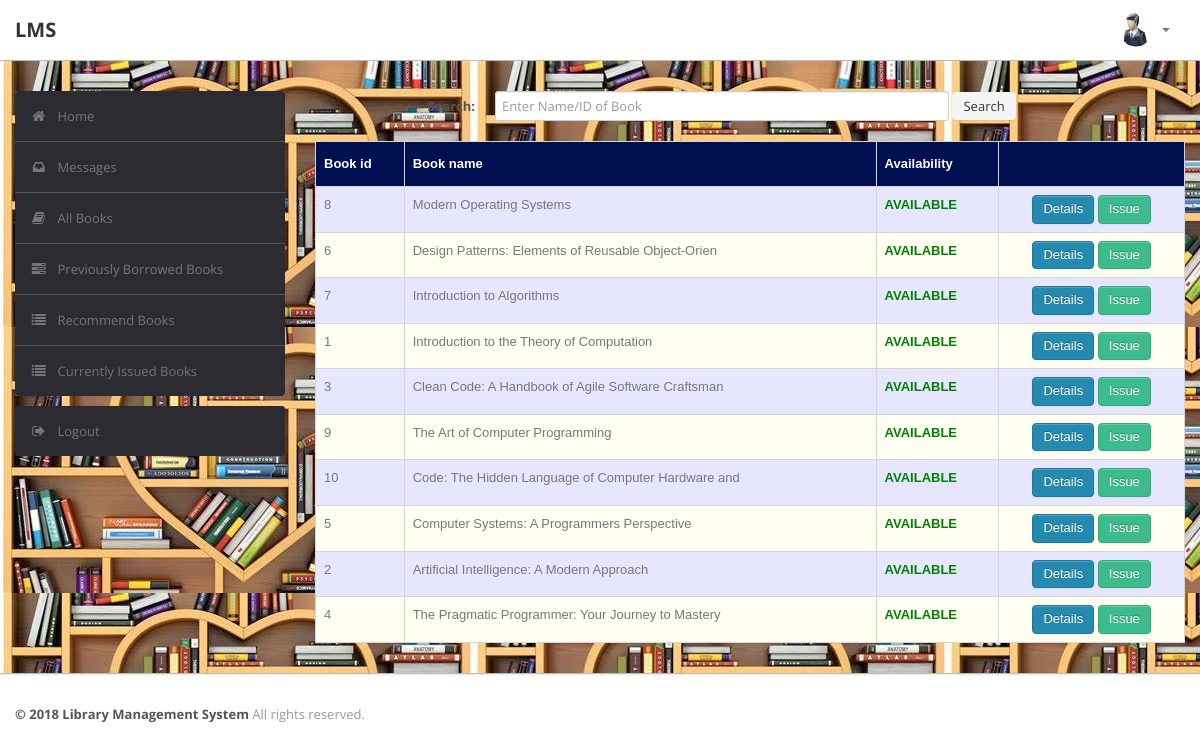
/student/book.php (signed in), run on the app's committed database.
### tables this page shows
CREATE TABLE `book` (
  `BookId` int(10) NOT NULL AUTO_INCREMENT,
  `Title` varchar(50) DEFAULT NULL,
  `Publisher` varchar(50) DEFAULT NULL,
  `Year` varchar(50) DEFAULT NULL,
  `Availability` int(5) DEFAULT NULL,
  PRIMARY KEY (`BookId`)
);

### student/book.php (the view, shortened to what this page needs)
<?php
require('dbconn.php');
?>
<?php
if ($_SESSION['RollNo']) {
    ?>
<!DOCTYPE html>
<html lang="en">
    <head>
        <link type="text/css" href="bootstrap/css/bootstrap.min.css" rel="stylesheet">
        <link type="text/css" href="bootstrap/css/bootstrap-responsive.min.css" rel="stylesheet">
        <link type="text/css" href="css/theme.css" rel="stylesheet">
        <link type="text/css" href="images/icons/css/font-awesome.css" rel="stylesheet">
    </head>
    <body>
        <div class="navbar navbar-fixed-top">
            <div class="navbar-inner">
                <div class="container">
                        <a class="brand" href="index.php">LMS </a>
                    <div class="nav-collapse collapse navbar-inverse-collapse">
                        <ul class="nav pull-right">
                            <li class="nav-user dropdown"><a href="#" class="dropdown-toggle" data-toggle="dropdown">
                                <img src="images/admin.png" class="nav-avatar" />
                                <b class="caret"></b></a>
                            </li>
                        </ul>
                    </div>
                </div>
            </div>
        </div>
        <div class="wrapper">
            <div class="container">
                <div class="row">
                    <div class="span3">
                        <div class="sidebar">
                            <ul class="widget widget-menu unstyled">
                                <li class="active"><a href="index.php"><i class="menu-icon icon-home"></i>Home
                                </a></li>
                                 <li><a href="message.php"><i class="menu-icon icon-inbox"></i>Messages</a>
                                </li>
                                <li><a href="book.php"><i class="menu-icon icon-book"></i>All Books </a></li>
                                <li><a href="history.php"><i class="menu-icon icon-tasks"></i>Previously Borrowed Books </a></li>
                                <li><a href="recommendations.php"><i class="menu-icon icon-list"></i>Recommend Books </a></li>
                                <li><a href="current.php"><i class="menu-icon icon-list"></i>Currently Issued Books </a></li>
                            </ul>
                            <ul class="widget widget-menu unstyled">
                                <li><a href="logout.php"><i class="menu-icon icon-signout"></i>Logout </a></li>
                            </ul>
                        </div>
                    </div>
                    <div class="span9">
                        <form class="form-horizontal row-fluid" action="book.php" method="post">
                                        <div class="control-group">
                                            <label class="control-label" for="Search"><b>Search:</b></label>
                                            <div class="controls">
                                                <input type="text" id="title" name="title" placeholder="Enter Name/ID of Book" class="span8" required>
                                                <button type="submit" name="submit"class="btn">Search</button>
                                            </div>
                                        </div>
                                    </form>
                                    <br>
                                    <?php
                                    if(isset($_POST['submit']))
                                        {$s=$_POST['title'];
                                            $sql="select * from LMS.book where BookId='$s' or Title like '%$s%'";
                                        }
                                    else
                                        $sql="select * from LMS.book order by Availability DESC";
                                    $result=$conn->query($sql);
                                    $rowcount=mysqli_num_rows($result);
                                    if(!($rowcount))
                                        echo "<br><center><h2><b><i>No Results</i></b></h2></center>";
                                    else
                                    {
                                    ?>
                        <table class="table" id = "tables">
                                  <thead>
                                    <tr>
                                      <th>Book id</th>
                                      <th>Book name</th>
                                      <th>Availability</th>
                                      <th></th>
                                    </tr>
                                  </thead>
                                  <tbody>
                                    <?php
                            while($row=$result->fetch_assoc())
                            {
                                $bookid=$row['BookId'];
                                $name=$row['Title'];
                                $avail=$row['Availability'];
                            ?>
                                    <tr>
                                      <td><?php echo $bookid ?></td>
                                      <td><?php echo $name ?></td>
                                      <td><b><?php
                                           if($avail > 0)
                                              echo "<font color=\"green\">AVAILABLE</font>";
                                            else
                                            	echo "<font color=\"red\">NOT AVAILABLE</font>";
                                                 ?>
                                                 </b></td>
                                      <td><center><a href="bookdetails.php?id=<?php echo $bookid; ?>" class="btn btn-primary">Details</a>
                                      	<?php
                                      	if($avail > 0)
                                      		echo "<a href=\"issue_request.php?id=".$bookid."\" class=\"btn btn-success\">Issue</a>";
                                        ?>
                                        </center></td>
                                    </tr>
                               <?php }} ?>
                               </tbody>
                                </table>
                            </div>
                </div>
                </div>
            </div>
<div class="footer">
            <div class="container">
                <b class="copyright">&copy; 2018 Library Management System </b>All rights reserved.
            </div>
        </div>
    </body>
</html>
<?php }
else {
    echo "<script type='text/javascript'>alert('Access Denied!!!')</script>";
} ?>

### student/css/theme.css (style rules this page uses)
#tables { font-family: "Trebuchet MS", Arial, Helvetica, sans-serif; border-collapse: collapse; width: 100%; }
#tables td, #tables th { border: 1px solid #ddd; padding: 8px; }
#tables tr:nth-child(even) { background-color: #fffff2; }
#tables tr:nth-child(odd) { background-color: #e6e6ff; }
#tables th { padding-top: 12px; padding-bottom: 12px; text-align: left; background-color: #000F50; color: white; }
body { font-size: 13px; font-family: 'Open Sans', Arial, sans-serif; background: #fff; color: #777 }
strong, b { color: #555 }
.wrapper { background: url(../images/bg.jpeg) #eee; border-bottom: 1px solid #bbb; -webkit-box-shadow: 0 1px 2px rgba(0,0,0,0.1); -moz-box-shadow: 0 1px 2px rgba(0,0,0,0.1); box-shadow: 0 1px 2px rgba(0,0,0,0.1); padding: 30px 0 }
.footer { color: #999; padding: 30px 0 60px }
form { margin: 0 }
select, textarea, input[type="text"], input[type="password"], input[type="datetime"], input[type="datetime-local"], input[type="date"], input[type="month"], input[type="time"], input[type="week"], input[type="number"], input[type="email"], input[type="url"], input[type="search"], input[type="tel"], input[type="color"], .uneditable-input, label, input, button, select, textarea { -webkit-border-radius: 3px; -moz-border-radius: 3px; border-radius: 3px; font-size: 13px; font-family: 'Open Sans', Tahoma, Arial, sans-serif }
body [class^="icon-"], body [class*=" icon-"] { font-size: 14px; line-height: 20px; height: 20px }
.form-horizontal .control-group, .form-vertical .control-group { margin-bottom: 0 }
.navbar { position: static!important; margin: 0!important }
.navbar .navbar-inner { background: #fff; border-bottom: 1px solid #bbb; -webkit-box-shadow: 0 1px 2px rgba(0,0,0,0.15); -moz-box-shadow: 0 1px 2px rgba(0,0,0,0.15); box-shadow: 0 1px 2px rgba(0,0,0,0.15) }
.navbar .brand { color: #333; font-weight: bold; font-size: 20px; margin-right: 20px; padding: 20px }
.navbar .nav>li>a { padding: 20px 15px; font-weight: bold; color: #777 }
.nav-user>a { height: 20px }
.nav-avatar { width: 34px; height: 34px; margin: -7px 5px 0 0; -webkit-border-radius: 50%; -moz-border-radius: 50%; border-radius: 50% }
.btn, .btn-box { -webkit-border-radius: 3px; -moz-border-radius: 3px; border-radius: 3px }
.btn { font-size: 13px; font-weight: 600 }
.btn { display: inline-block; margin-bottom: 0; font-weight: 400; text-align: center; vertical-align: middle; cursor: pointer; background-image: none; border: 1px solid transparent; white-space: nowrap; padding: 4px 10px; font-size: 13px; line-height: 1.42857; border-radius: 4px; -webkit-user-select: none; -moz-user-select: none; -ms-user-select: none; user-select: none }
.btn-primary { color: #fff; background-color: #248aaf; border-color: #20799a }
.btn-success { color: #fff; background-color: #3cbc8d; border-color: #36a97f }
.table { margin-bottom: 0 }
.table th, .table td { border-color: #d5d5d5!important }
.widget-menu { background: #fff; -webkit-border-radius: 3px; -moz-border-radius: 3px; border-radius: 3px; overflow: hidden }
.widget-menu a { color: #555; display: block; line-height: 20px; padding: 15px; text-decoration: none!important }
.widget-menu .menu-icon { margin-right: 10px; color: #767676; -webkit-transition: all .2s ease-in-out; -moz-transition: all .2s ease-in-out; transition: all .2s ease-in-out; }
.widget-menu>li+li { border-top: 1px solid #555 }
.widget-menu>li>a { background-color: #2d2b32; color: #767676; -webkit-transition: all .2s ease-in-out; -moz-transition: all .2s ease-in-out; transition: all .2s ease-in-out; }

### data on the page
book: BookId "8", Title "Modern Operating Systems", Availability "AVAILABLE"
book: BookId "6", Title "Design Patterns: Elements of Reusable Object-Orien", Availability "AVAILABLE"
book: BookId "7", Title "Introduction to Algorithms", Availability "AVAILABLE"
book: BookId "1", Title "Introduction to the Theory of Computation", Availability "AVAILABLE"
book: BookId "3", Title "Clean Code: A Handbook of Agile Software Craftsman", Availability "AVAILABLE"
book: BookId "9", Title "The Art of Computer Programming", Availability "AVAILABLE"
book: BookId "10", Title "Code: The Hidden Language of Computer Hardware and", Availability "AVAILABLE"
book: BookId "5", Title "Computer Systems: A Programmers Perspective", Availability "AVAILABLE"
book: BookId "2", Title "Artificial Intelligence: A Modern Approach", Availability "AVAILABLE"
book: BookId "4", Title "The Pragmatic Programmer: Your Journey to Mastery", Availability "AVAILABLE"
